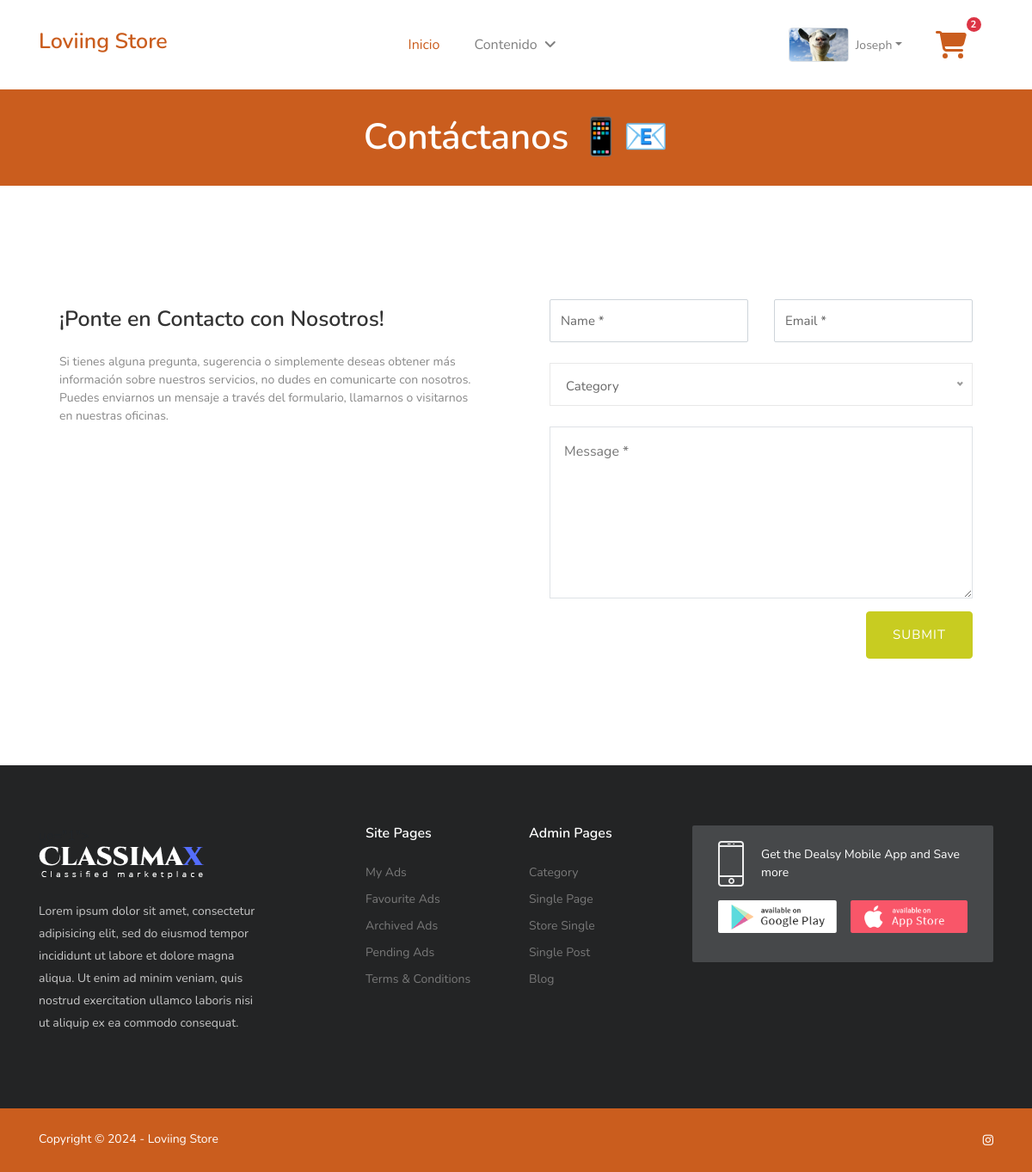
The app's page /Views/Cliente/contact-us.php (signed in) with its own data.
### tables this page shows
CREATE TABLE `tbl_usuarios` (
  `id_usuario` int(11) NOT NULL,
  `nombre_usuario` varchar(100) DEFAULT NULL,
  `genero` varchar(50) DEFAULT NULL,
  `fecha_nacimiento` date DEFAULT NULL,
  `tipo_documento` varchar(50) DEFAULT NULL,
  `num_documento` varchar(50) DEFAULT NULL,
  `email_usuario` varchar(50) DEFAULT NULL,
  `clave_usuario` varchar(250) DEFAULT NULL,
  `rol_usuario` varchar(50) DEFAULT NULL,
  `estado_usuario` varchar(10) DEFAULT NULL,
  `foto_usuario` varchar(255) DEFAULT NULL,
  `fecha_creacion` date DEFAULT NULL
);

### Models/consultasCliente.php (called while the page is built, shortened)
<?php
class ConsultasCliente
{
    public function consultarNumElementosCarrito($cod_carrito)
    {
        $sql = "SELECT COUNT(*) AS total_filas
        FROM tbl_elementos_carrito
        WHERE cod_carrito = :cod_carrito";
        $objConexionBd = new ConexionBd();
        $conexion = $objConexionBd->getConexion();
        $result = $conexion->prepare($sql);
        $result->bindParam(":cod_carrito", $cod_carrito);
        $result->execute();
        $f = $result->fetch();
        return $f["total_filas"];
    }
    public function consultarCarrito($cod_cliente)
    {
        $sql = "SELECT * FROM tbl_carrito WHERE cod_cliente = :cod_cliente AND compra_realizada = 'No'";
        $objConexionBd = new ConexionBd();
        $conexion = $objConexionBd->getConexion();
        $result = $conexion->prepare($sql);
        $result->bindParam(":cod_cliente", $cod_cliente);
        $result->execute();
        return $result->fetch();
    }
}

### Models/consultasAdmin.php (called while the page is built, shortened)
<?php
class ConsultasAdmin
{
    public function consultarUser($idUser)
    {
        $sql = "SELECT * FROM tbl_usuarios WHERE id_usuario = :idUser";
        $objConexionBd = new ConexionBd();
        $conexion = $objConexionBd->getConexion();
        $result = $conexion->prepare($sql);
        $result->bindParam(":idUser", $idUser);
        $result->execute();
        $f = $result->fetch();
        return $f;
    }
}

### Controllers/Cliente/mostrarContenido.php (the view, shortened to what this page needs)
	<?php
function mostrarHeaderCliente()
{
	$idUser = $_SESSION["idUser"];
	$objConsultasAdmin = new ConsultasAdmin();
	$tablaIndUsuario = $objConsultasAdmin->consultarUser($idUser);
	$objConsultasCliente = new ConsultasCliente();
	$tblIndCarrito = $objConsultasCliente->consultarCarrito($idUser);
	if (is_array($tblIndCarrito)) {
		$id_carrito = $tblIndCarrito["id_carrito"];
		$numElementosCarrito = $objConsultasCliente->consultarNumElementosCarrito($id_carrito);
		echo '
	<header>
        <div class="container">
            <div class="row">
                <div class="col-md-12">
                    <nav class="navbar navbar-expand-lg navbar-light navigation">
                        <a class="navbar-brand" href="home.php">
                            <h2>Loviing Store</h2>
                        </a>
                        <div class="collapse navbar-collapse" id="navbarSupportedContent">
                            <ul class="navbar-nav ml-auto main-nav ">
                                <li class="nav-item active">
                                    <a class="nav-link" href="home.php">Inicio</a>
                                </li>
                                <li class="nav-item dropdown dropdown-slide @@pages">
                                    <a class="nav-link dropdown-toggle" href="#" data-toggle="dropdown"
                                        aria-haspopup="true" aria-expanded="false">
                                        Contenido <span><i class="fa fa-angle-down"></i></span>
                                    </a>
                                </li>
                            </ul>
                            <ul class="navbar-nav ml-auto mt-10 d-flex align-items-center">
                                <li class="nav-item dropdown pe-3">
                                    <a class="nav-link nav-profile d-flex align-items-center pe-0" href="user-profile.php"
                                        data-bs-toggle="dropdown">
                                        <img src="../../Uploads/Usuarios/' . $tablaIndUsuario["foto_usuario"] . '" alt="Profile" class="rounded border mr-2"
                                            width="70px" style="max-height: 50px; object-fit: contain; object-position: center;">
                                        <span class="d-none d-md-block dropdown-toggle ps-2">' .
			$tablaIndUsuario["nombre_usuario"] . '</span>
                                    </a>
                                            <h6>' . $tablaIndUsuario["nombre_usuario"] . '</h6>
                                            <span>' . $tablaIndUsuario["rol_usuario"] . '</span>
                                </li>
                                <li class="nav-item">
                                    <a class="btn position-relative" href="carrito.php">
                                        <span
                                            class="position-absolute top-0 start-100 translate-middle badge rounded-pill bg-danger">
                                            ';
		if ($numElementosCarrito == 0) {
			echo '0';
		} else {
			echo $numElementosCarrito;
		}
		echo '
                                        </span>
                                    </a>
                                </li>
                            </ul>
                        </div>
                    </nav>
                </div>
            </div>
        </div>
    </header>
		';
	}
}
	?>
<?php
function mostrarFooterCliente()
{
?>
	<footer class="footer-bottom">
		<div class="container">
			<div class="row">
				<div class="col-lg-6 text-center text-lg-left mb-3 mb-lg-0">
					<div class="copyright">
						<p>Copyright &copy;
							 - Loviing Store
						</p>
					</div>
				</div>
				<div class="col-lg-6">
					<ul class="social-media-icons text-center text-lg-right">
						<li><a class="fa-brands fa-instagram" href="https://www.facebook.com/themefisher"></a></li>
					</ul>
				</div>
			</div>
		</div>
	</footer>
<?php
}
?>

### Views/Website_externo/css/style.css (style rules this page uses)
:root { --color-primario: #ca5d1e; --color-secundario: #c8cc21; --color-blanco: #ffffff; --fuente-primario: "Nunito"; }
body { line-height: 1.5; font-family: var(--fuente-primario); }
p, li, input, select, button { font-family: var(--fuente-primario); color: #666; font-size: 14px; font-weight: 400; }
h1, h2, h3, h4, h5, h6 { font-weight: 600; color: #333; font-family: var(--fuente-primario); }
p { color: #666; font-family: var(--fuente-primario); }
h2 { font-size: 25px; }
p { color: #888; }
.navbar-brand h2 { color: var(--color-primario); }
ol, ul { margin: 0; padding: 0; list-style: none; }
a { transition: all 0.3s ease-in 0s; color: #000; }
.btn { font-size: 15px; letter-spacing: 1px; display: inline-block; padding: 15px 30px; border-radius: 4px; }
.navigation { padding: 20px 0; }
.navigation .navbar-nav { text-align: center; }
.main-nav .nav-item .nav-link { font-size: 16px; line-height: 43px; padding: 0 20px; }
.main-nav .nav-item .nav-link span { margin-left: 4px; }
.main-nav .nav-item .nav-link.dropdown-toggle { padding-right: 10px; }
.main-nav .nav-item .dropdown-toggle::after { border: none; }
.main-nav .nav-item.active .nav-link { color: #ca5d1e; }
.nav-item.dropdown { position: relative; }
@media (min-width: 992px) { .dropdown-slide { position: static; } }
.footer-bottom { position: relative; background: var(--color-primario); padding: 25px 0; }
.footer-bottom .copyright p { color: var(--color-blanco); margin-bottom: 0; }
.footer-bottom .social-media-icons { margin-right: -20px; }
.footer-bottom .social-media-icons li { display: inline-block; }
.footer-bottom .social-media-icons li a { color: var(--color-blanco); padding: 0 20px; }

### records on screen
tbl_usuarios: foto_usuario (picture), nombre_usuario "Joseph"

### other values on screen
$numElementosCarrito "2"
